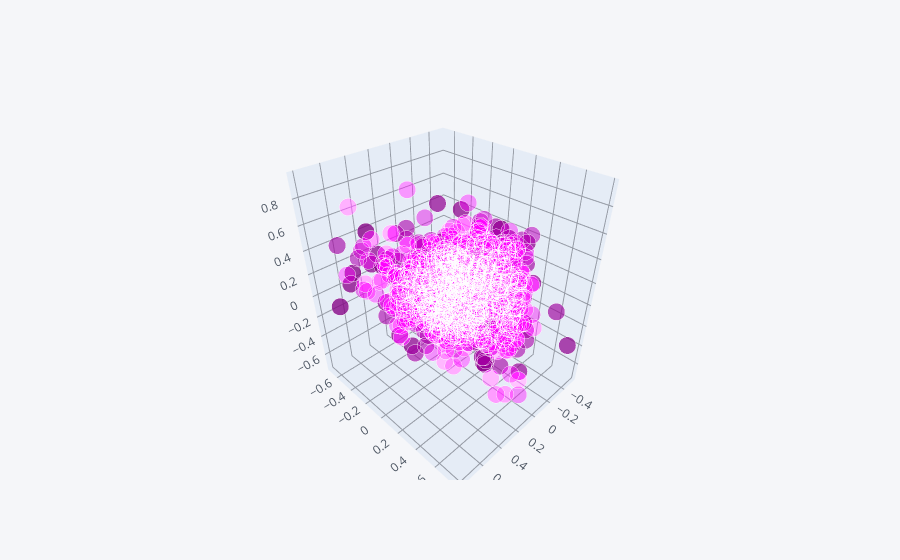

The cell this chart's notebook holds for it:
### Code cell
Xm.iplot(kind='scatter3d',x=0,y=1,z=2,mode='markers',color='purple')

### Figure 1 — Plotly figure (JSON) as saved in the notebook; plotly's stock layout.template omitted (floating-point values rounded to 4 significant figures; data arrays with more than 128 entries replaced by an {"elided": "..."} marker saying what was removed)
{"data": [{"marker": {"color": {"elided": "1000 str values"}, "opacity": 0.8, "size": {"elided": "1000 int values"}, "symbol": "circle"}, "mode": "markers", "text": {"elided": "1000 str values"}, "type": "scatter3d", "x": {"elided": "1000 float values"}, "y": {"elided": "1000 float values"}, "z": {"elided": "1000 float values"}}], "layout": {"legend": {"bgcolor": "#F5F6F9", "font": {"color": "#4D5663"}}, "paper_bgcolor": "#F5F6F9", "plot_bgcolor": "#F5F6F9", "scene": {"xaxis": {"gridcolor": "#9499A3", "showgrid": true, "tickfont": {"color": "#4D5663"}, "title": {"font": {"color": "#4D5663"}, "text": ""}, "zerolinecolor": "#9499A3"}, "yaxis": {"gridcolor": "#9499A3", "showgrid": true, "tickfont": {"color": "#4D5663"}, "title": {"font": {"color": "#4D5663"}, "text": ""}, "zerolinecolor": "#9499A3"}, "zaxis": {"gridcolor": "#9499A3", "showgrid": true, "tickfont": {"color": "#4D5663"}, "title": {"font": {"color": "#4D5663"}, "text": ""}, "zerolinecolor": "#9499A3"}}, "title": {"font": {"color": "#4D5663"}}}}
